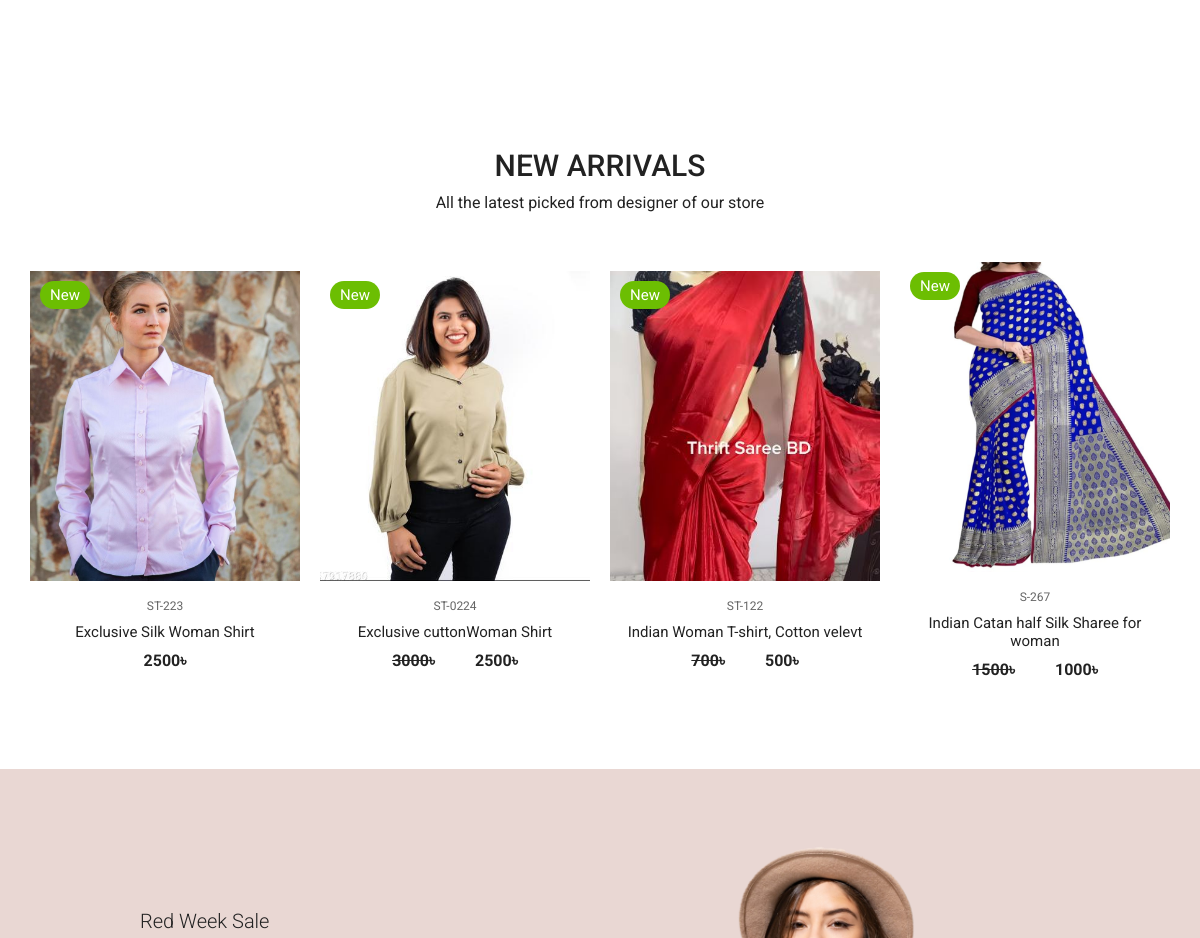
The app's page / (middle part), older data.
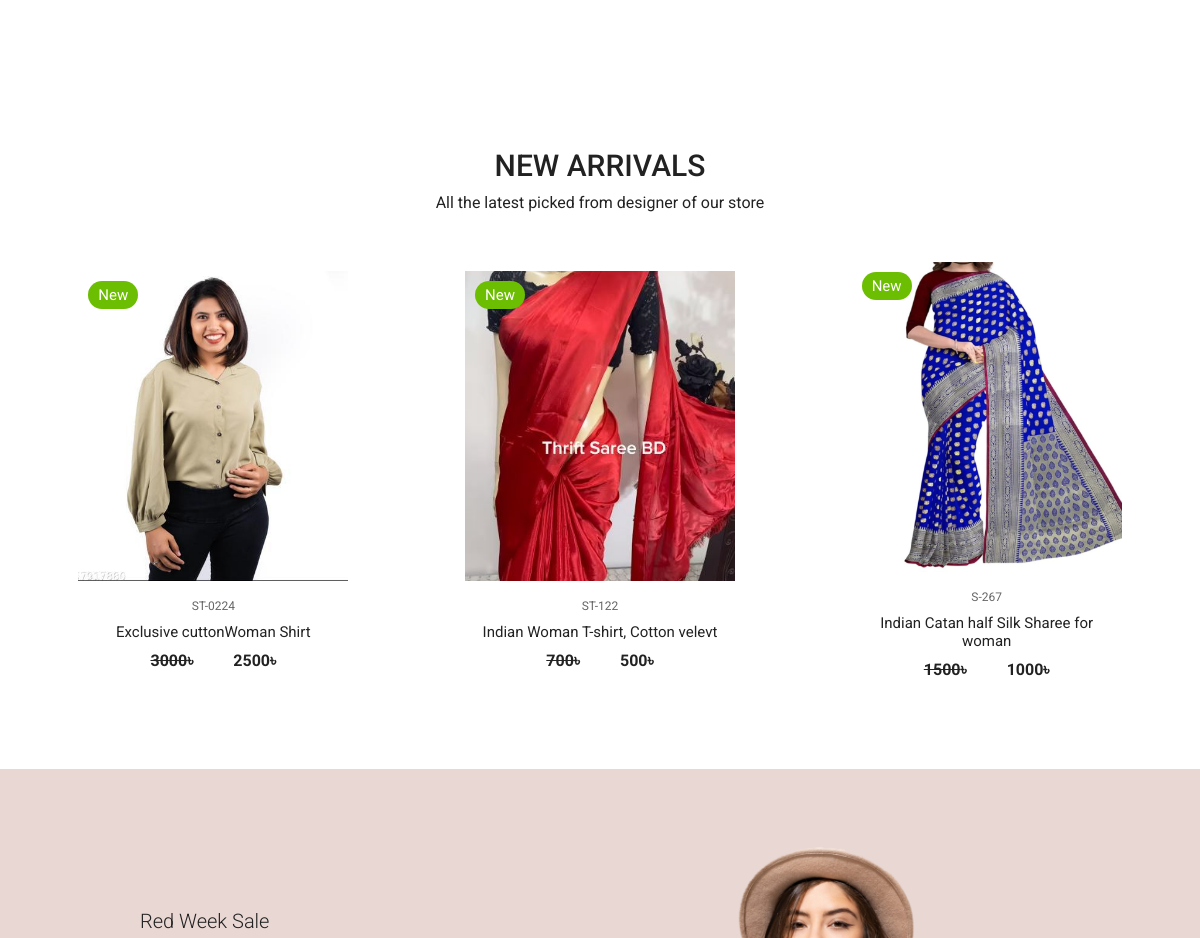
The same page, newer data.
### shopApp/models.py (models this page shows, shortened)
class Product(models.Model):
    product_name         = models.CharField(max_length=260)
    product_code         = models.CharField(max_length=20)
    product_quintity     = models.IntegerField(default=0)
    product_category     = models.ForeignKey(Category, on_delete=models.CASCADE, related_name='category')
    roduct_title         = models.CharField(max_length=260)
    image                = models.ImageField(upload_to='products')
    product_color_image  = models.ManyToManyField(ColorImage, blank=True, null=True, related_name="colorImg")
    color_name           = models.CharField(max_length=160)
    availableSize        = models.CharField(max_length=60)
    slug                 = models.SlugField(unique=True, null=True, blank=True)
    details              = models.TextField()
    main_price           = models.IntegerField()
    is_newarival         = models.BooleanField(default=False)
    is_featured          = models.BooleanField(default=False)
    is_discount          = models.BooleanField(default=False)
    dic_price            = models.IntegerField(default=0, blank=True, null=True)
    cerated_at           = models.DateTimeField(auto_now_add=True)
    updated_at           = models.DateTimeField(auto_now=True)

### homeApp/views.py (the view)
# urls.py: path('', views.index, name='home'),
def index(request):
    newProduct = Product.objects.filter(is_newarival=True)
    featuredProduct = Product.objects.filter(is_featured=True)
    firstBanner = Banner1.objects.all()
    secondBanner = Banner2.objects.get(id=1)
    searResultTitle = None
    productName = None
    productCode = None
    if request.method == 'GET':
        searValue = request.GET.get('search')
    if searValue:
        searResultTitle = Product.objects.filter(roduct_title__icontains=searValue)
        productName = Product.objects.filter(product_name__icontains=searValue)
        productCode = Product.objects.filter(product_code__icontains=searValue)
    context = {
        'searResultTitle':searResultTitle,
        'productName':productName,
        'productCode':productCode,
        'newProduct':newProduct,
        'featuredProduct':featuredProduct,
        'firstBanner':firstBanner,
        'secondBanner':secondBanner
    }
    return render(request, 'homeApp/home.html', context)

### template/homeApp/home.html (shortened to what this page needs)
{% extends "base.html" %}
{% load static %}
{% block body %}
{% if searResultTitle %}
<section class="section new-arrival">
  <div class="product-center">
    {% for i in searResultTitle %}
        <div class="product-item">
          <div class="overlay">
            <a href="{% url 'shopApp:productDetails' slug=i.slug %}" class="product-thumb">
              <img src="/media/{{i.image}}" alt="" />
            </a>
            <span class="discount">40%</span>
          </div>
          <div class="product-info">
            <span>{{i.product_code}}</span>
            <a href="{% url 'shopApp:productDetails' slug=i.slug %}">{{i.roduct_title}}</a>
            {% if i.dic_price == 0 %}
            <h4 class="mr-4">{{i.main_price}}&#2547;</h4>
            {% else %}
            <div class="" style="display: flex; justify-content:center; gap:4rem;">
              <h4 class="mr-4"> <del>{{i.main_price}}</del>&#2547;</h4>
              <h4>{{i.dic_price}}&#2547;</h4>
            </div>
            {% endif %}
          </div>
          <ul class="icons">
            <li><a href="{% url 'shopApp:addWishList' slug=i.slug %}"><i class="bx bx-heart"></i></a></li>
            <li><i class="bx bx-search"></i></li>
            <li><i class="bx bx-cart"></i></li>
          </ul>
        </div>
      {% endfor %}
  </div>
</section>
{% else %}
<section class="section category">
  </section>
  <section class="section new-arrival">
    <div class="title">
      <h1>NEW ARRIVALS</h1>
      <p>All the latest picked from designer of our store</p>
    </div>
    <div class="product-center">
      {% for i in newProduct %}
      <div class="product-item">
        <div class="overlay">
          <a href="{% url 'shopApp:productDetails' slug=i.slug %}" class="product-thumb">
            <img src="/media/{{i.image}}" alt="" />
          </a>
          <span class="discount">New</span>
        </div>
        <div class="product-info">
          <span>{{i.product_code}}</span>
          <a href="{% url 'shopApp:productDetails' slug=i.slug %}">{{i.roduct_title}}</a>
          {% if i.dic_price == 0 %}
          <h4 class="mr-4">{{i.main_price}}&#2547;</h4>
          {% else %}
          <div class="" style="display: flex; justify-content:center; gap:4rem;">
            <h4 class="mr-4"> <del>{{i.main_price}}</del>&#2547;</h4>
            <h4>{{i.dic_price}}&#2547;</h4>
          </div>
          {% endif %}
        </div>
        <ul class="icons">
        </ul>
      </div>
      {% endfor %}
    </div>
  </section>
  <section class="section banner">
    <div class="left">
      <span class="trend">{{secondBanner.offer_name}}</span>
    </div>
    <div class="right">
      <img src="/media/{{secondBanner.banner_image}}" alt>
    </div>
  </section>
  {% endif %}
{% endblock%}

Row changes from the older to the newer data that the page shows:
removed Product: image (picture), product_code "ST-223", roduct_title "Exclusive Silk Woman Shirt", main_price "2500"
